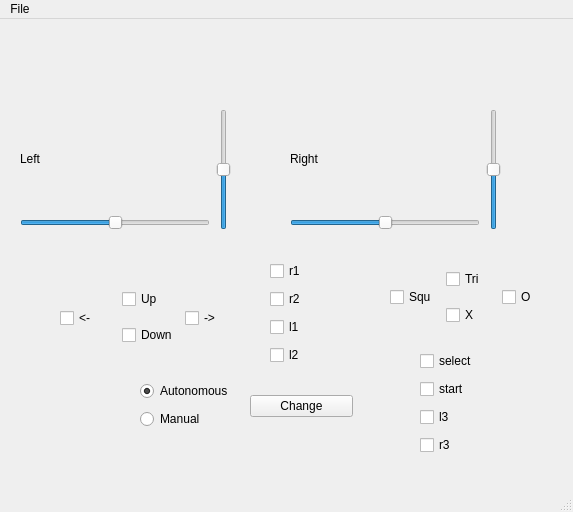
<?xml version="1.0" encoding="UTF-8"?>
<ui version="4.0">
 <class>MainWindow</class>
 <widget class="QMainWindow" name="MainWindow">
  <property name="geometry">
   <rect>
    <x>0</x>
    <y>0</y>
    <width>573</width>
    <height>512</height>
   </rect>
  </property>
  <property name="windowTitle">
   <string>PS3 Controller Input Data</string>
  </property>
  <property name="windowIcon">
   <iconset resource="../../../RobosubUI.qrc">
    <normaloff>:/Pictures/Only-Logo.png</normaloff>:/Pictures/Only-Logo.png</iconset>
  </property>
  <widget class="QWidget" name="centralwidget">
   <widget class="QLabel" name="label">
    <property name="geometry">
     <rect>
      <x>140</x>
      <y>10</y>
      <width>271</width>
      <height>81</height>
     </rect>
    </property>
    <property name="text">
     <string/>
    </property>
    <property name="pixmap">
     <pixmap resource="../../../RobosubUI.qrc">:/Pictures/Landscape-Logo.png</pixmap>
    </property>
    <property name="scaledContents">
     <bool>true</bool>
    </property>
   </widget>
   <widget class="QWidget" name="layoutWidget">
    <property name="geometry">
     <rect>
      <x>290</x>
      <y>90</y>
      <width>211</width>
      <height>121</height>
     </rect>
    </property>
    <layout class="QHBoxLayout" name="horizontalLayout_2">
     <item>
      <layout class="QVBoxLayout" name="verticalLayout_3">
       <item>
        <widget class="QLabel" name="label_4">
         <property name="text">
          <string>Right</string>
         </property>
         <property name="scaledContents">
          <bool>true</bool>
         </property>
        </widget>
       </item>
       <item>
        <widget class="QSlider" name="horizontalSlider_3">
         <property name="minimum">
          <number>-100</number>
         </property>
         <property name="maximum">
          <number>100</number>
         </property>
         <property name="orientation">
          <enum>Qt::Horizontal</enum>
         </property>
        </widget>
       </item>
      </layout>
     </item>
     <item>
      <widget class="QSlider" name="verticalSlider_2">
       <property name="minimum">
        <number>-99</number>
       </property>
       <property name="orientation">
        <enum>Qt::Vertical</enum>
       </property>
      </widget>
     </item>
    </layout>
   </widget>
   <widget class="QWidget" name="horizontalLayoutWidget">
    <property name="geometry">
     <rect>
      <x>390</x>
      <y>240</y>
      <width>162</width>
      <height>76</height>
     </rect>
    </property>
    <layout class="QHBoxLayout" name="SquO">
     <item>
      <widget class="QCheckBox" name="square">
       <property name="text">
        <string>Squ</string>
       </property>
      </widget>
     </item>
     <item>
      <layout class="QVBoxLayout" name="XTri">
       <item>
        <widget class="QCheckBox" name="triangle">
         <property name="text">
          <string>Tri</string>
         </property>
        </widget>
       </item>
       <item>
        <widget class="QCheckBox" name="x">
         <property name="text">
          <string>X</string>
         </property>
        </widget>
       </item>
      </layout>
     </item>
     <item>
      <widget class="QCheckBox" name="o">
       <property name="text">
        <string>O</string>
       </property>
      </widget>
     </item>
    </layout>
   </widget>
   <widget class="QWidget" name="horizontalLayoutWidget_2">
    <property name="geometry">
     <rect>
      <x>60</x>
      <y>260</y>
      <width>181</width>
      <height>78</height>
     </rect>
    </property>
    <layout class="QHBoxLayout" name="horizontalLayout_4">
     <item>
      <widget class="QCheckBox" name="left">
       <property name="text">
        <string>&lt;-</string>
       </property>
      </widget>
     </item>
     <item>
      <layout class="QVBoxLayout" name="UpDown">
       <item>
        <widget class="QCheckBox" name="up">
         <property name="text">
          <string>Up</string>
         </property>
        </widget>
       </item>
       <item>
        <widget class="QCheckBox" name="down">
         <property name="text">
          <string>Down</string>
         </property>
        </widget>
       </item>
      </layout>
     </item>
     <item>
      <widget class="QCheckBox" name="right">
       <property name="text">
        <string>-&gt;</string>
       </property>
      </widget>
     </item>
    </layout>
   </widget>
   <widget class="QWidget" name="layoutWidget">
    <property name="geometry">
     <rect>
      <x>20</x>
      <y>90</y>
      <width>211</width>
      <height>121</height>
     </rect>
    </property>
    <layout class="QHBoxLayout" name="horizontalLayout">
     <item>
      <layout class="QVBoxLayout" name="verticalLayout">
       <item>
        <widget class="QLabel" name="label_2">
         <property name="text">
          <string>Left</string>
         </property>
         <property name="scaledContents">
          <bool>true</bool>
         </property>
        </widget>
       </item>
       <item>
        <widget class="QSlider" name="horizontalSlider">
         <property name="minimum">
          <number>-100</number>
         </property>
         <property name="maximum">
          <number>100</number>
         </property>
         <property name="orientation">
          <enum>Qt::Horizontal</enum>
         </property>
        </widget>
       </item>
      </layout>
     </item>
     <item>
      <widget class="QSlider" name="verticalSlider">
       <property name="minimum">
        <number>-99</number>
       </property>
       <property name="orientation">
        <enum>Qt::Vertical</enum>
       </property>
      </widget>
     </item>
    </layout>
   </widget>
   <widget class="QWidget" name="layoutWidget">
    <property name="geometry">
     <rect>
      <x>140</x>
      <y>360</y>
      <width>213</width>
      <height>54</height>
     </rect>
    </property>
    <layout class="QHBoxLayout" name="horizontalLayout_3">
     <item>
      <layout class="QVBoxLayout" name="verticalLayout_2">
       <item>
        <widget class="QRadioButton" name="AutonomusRB">
         <property name="text">
          <string>Autonomous</string>
         </property>
         <property name="checked">
          <bool>true</bool>
         </property>
        </widget>
       </item>
       <item>
        <widget class="QRadioButton" name="ManualRB">
         <property name="text">
          <string>Manual</string>
         </property>
        </widget>
       </item>
      </layout>
     </item>
     <item>
      <widget class="QPushButton" name="changeStatus">
       <property name="toolTip">
        <string extracomment="Click to change the state of the robot to the selcted state."/>
       </property>
       <property name="whatsThis">
        <string extracomment="Click to change the state of the robot to the selcted state."/>
       </property>
       <property name="text">
        <string>Change</string>
       </property>
      </widget>
     </item>
    </layout>
   </widget>
   <widget class="QWidget" name="layoutWidget_2">
    <property name="geometry">
     <rect>
      <x>270</x>
      <y>240</y>
      <width>101</width>
      <height>108</height>
     </rect>
    </property>
    <layout class="QVBoxLayout" name="verticalLayout_5">
     <item>
      <widget class="QCheckBox" name="r1">
       <property name="text">
        <string>r1</string>
       </property>
      </widget>
     </item>
     <item>
      <widget class="QCheckBox" name="r2">
       <property name="text">
        <string>r2</string>
       </property>
      </widget>
     </item>
     <item>
      <widget class="QCheckBox" name="l1">
       <property name="text">
        <string>l1</string>
       </property>
      </widget>
     </item>
     <item>
      <widget class="QCheckBox" name="l2">
       <property name="text">
        <string>l2</string>
       </property>
      </widget>
     </item>
    </layout>
   </widget>
   <widget class="QWidget" name="">
    <property name="geometry">
     <rect>
      <x>420</x>
      <y>330</y>
      <width>101</width>
      <height>108</height>
     </rect>
    </property>
    <layout class="QVBoxLayout" name="verticalLayout_4">
     <item>
      <widget class="QCheckBox" name="select">
       <property name="text">
        <string>select</string>
       </property>
      </widget>
     </item>
     <item>
      <widget class="QCheckBox" name="start">
       <property name="text">
        <string>start</string>
       </property>
      </widget>
     </item>
     <item>
      <widget class="QCheckBox" name="l3">
       <property name="text">
        <string>l3</string>
       </property>
      </widget>
     </item>
     <item>
      <widget class="QCheckBox" name="r3">
       <property name="text">
        <string>r3</string>
       </property>
      </widget>
     </item>
    </layout>
   </widget>
  </widget>
  <widget class="QMenuBar" name="menubar">
   <property name="geometry">
    <rect>
     <x>0</x>
     <y>0</y>
     <width>573</width>
     <height>25</height>
    </rect>
   </property>
   <widget class="QMenu" name="menuFile">
    <property name="title">
     <string>File</string>
    </property>
    <addaction name="actionQuit"/>
   </widget>
   <addaction name="menuFile"/>
  </widget>
  <widget class="QStatusBar" name="statusbar"/>
  <action name="actionQuit">
   <property name="text">
    <string>Quit</string>
   </property>
   <property name="toolTip">
    <string>Close the window</string>
   </property>
   <property name="shortcut">
    <string>Ctrl+W</string>
   </property>
  </action>
 </widget>
 <resources>
  <include location="../../../RobosubUI.qrc"/>
  <include location="../../../RobosubUI.qrc"/>
  <include location="../../../../../../../../RobosubUI.qrc"/>
 </resources>
 <connections>
  <connection>
   <sender>actionQuit</sender>
   <signal>triggered()</signal>
   <receiver>MainWindow</receiver>
   <slot>close()</slot>
   <hints>
    <hint type="sourcelabel">
     <x>-1</x>
     <y>-1</y>
    </hint>
    <hint type="destinationlabel">
     <x>399</x>
     <y>299</y>
    </hint>
   </hints>
  </connection>
 </connections>
</ui>
